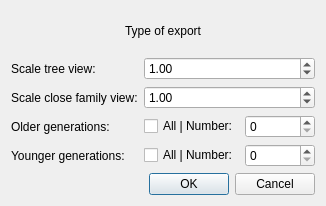
<?xml version="1.0" encoding="UTF-8"?>
<ui version="4.0">
 <class>HtmlExport</class>
 <widget class="QDialog" name="HtmlExport">
  <property name="windowModality">
   <enum>Qt::WindowModal</enum>
  </property>
  <property name="geometry">
   <rect>
    <x>0</x>
    <y>0</y>
    <width>326</width>
    <height>206</height>
   </rect>
  </property>
  <property name="windowTitle">
   <string>HTML Export</string>
  </property>
  <property name="windowIcon">
   <iconset resource="resources.qrc">
    <normaloff>:/resources/appIcon.svg</normaloff>:/resources/appIcon.svg</iconset>
  </property>
  <layout class="QVBoxLayout" name="verticalLayout">
   <item>
    <widget class="QLabel" name="type">
     <property name="text">
      <string>Type of export</string>
     </property>
     <property name="alignment">
      <set>Qt::AlignCenter</set>
     </property>
    </widget>
   </item>
   <item>
    <layout class="QFormLayout" name="formLayout">
     <item row="0" column="0">
      <widget class="QLabel" name="label">
       <property name="text">
        <string>Scale tree view:</string>
       </property>
      </widget>
     </item>
     <item row="1" column="0">
      <widget class="QLabel" name="label_5">
       <property name="text">
        <string>Scale close family view:</string>
       </property>
      </widget>
     </item>
     <item row="2" column="0">
      <widget class="QLabel" name="label_2">
       <property name="text">
        <string>Older generations:</string>
       </property>
      </widget>
     </item>
     <item row="2" column="1">
      <layout class="QHBoxLayout" name="horizontalLayout">
       <item>
        <widget class="QCheckBox" name="allOlder">
         <property name="text">
          <string>All | Number:</string>
         </property>
        </widget>
       </item>
       <item>
        <widget class="QSpinBox" name="olderBarrier"/>
       </item>
      </layout>
     </item>
     <item row="3" column="0">
      <widget class="QLabel" name="label_3">
       <property name="text">
        <string>Younger generations:</string>
       </property>
      </widget>
     </item>
     <item row="3" column="1">
      <layout class="QHBoxLayout" name="horizontalLayout_2">
       <item>
        <widget class="QCheckBox" name="allYounger">
         <property name="text">
          <string>All | Number:</string>
         </property>
        </widget>
       </item>
       <item>
        <widget class="QSpinBox" name="youngerBarrier"/>
       </item>
      </layout>
     </item>
     <item row="0" column="1">
      <widget class="QDoubleSpinBox" name="scaleTree">
       <property name="value">
        <double>1.000000000000000</double>
       </property>
      </widget>
     </item>
     <item row="1" column="1">
      <widget class="QDoubleSpinBox" name="scaleClose">
       <property name="value">
        <double>1.000000000000000</double>
       </property>
      </widget>
     </item>
    </layout>
   </item>
   <item>
    <widget class="QDialogButtonBox" name="buttonBox">
     <property name="orientation">
      <enum>Qt::Horizontal</enum>
     </property>
     <property name="standardButtons">
      <set>QDialogButtonBox::Cancel|QDialogButtonBox::Ok</set>
     </property>
    </widget>
   </item>
  </layout>
 </widget>
 <resources>
  <include location="resources.qrc"/>
 </resources>
 <connections>
  <connection>
   <sender>buttonBox</sender>
   <signal>accepted()</signal>
   <receiver>HtmlExport</receiver>
   <slot>accept()</slot>
   <hints>
    <hint type="sourcelabel">
     <x>248</x>
     <y>254</y>
    </hint>
    <hint type="destinationlabel">
     <x>157</x>
     <y>274</y>
    </hint>
   </hints>
  </connection>
  <connection>
   <sender>buttonBox</sender>
   <signal>rejected()</signal>
   <receiver>HtmlExport</receiver>
   <slot>reject()</slot>
   <hints>
    <hint type="sourcelabel">
     <x>316</x>
     <y>260</y>
    </hint>
    <hint type="destinationlabel">
     <x>286</x>
     <y>274</y>
    </hint>
   </hints>
  </connection>
 </connections>
</ui>
